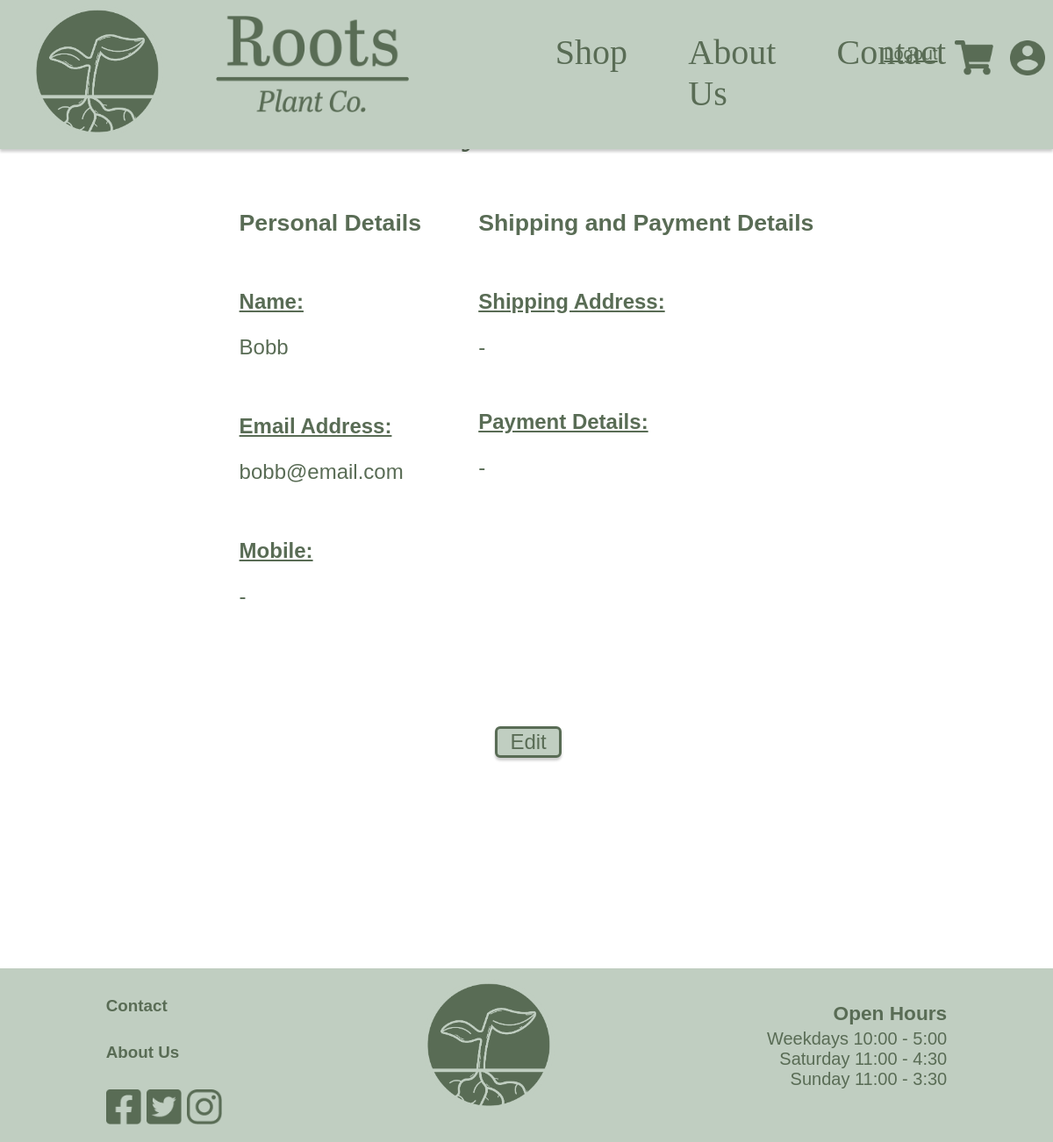
The app's page /accountDetails (signed in), older data.
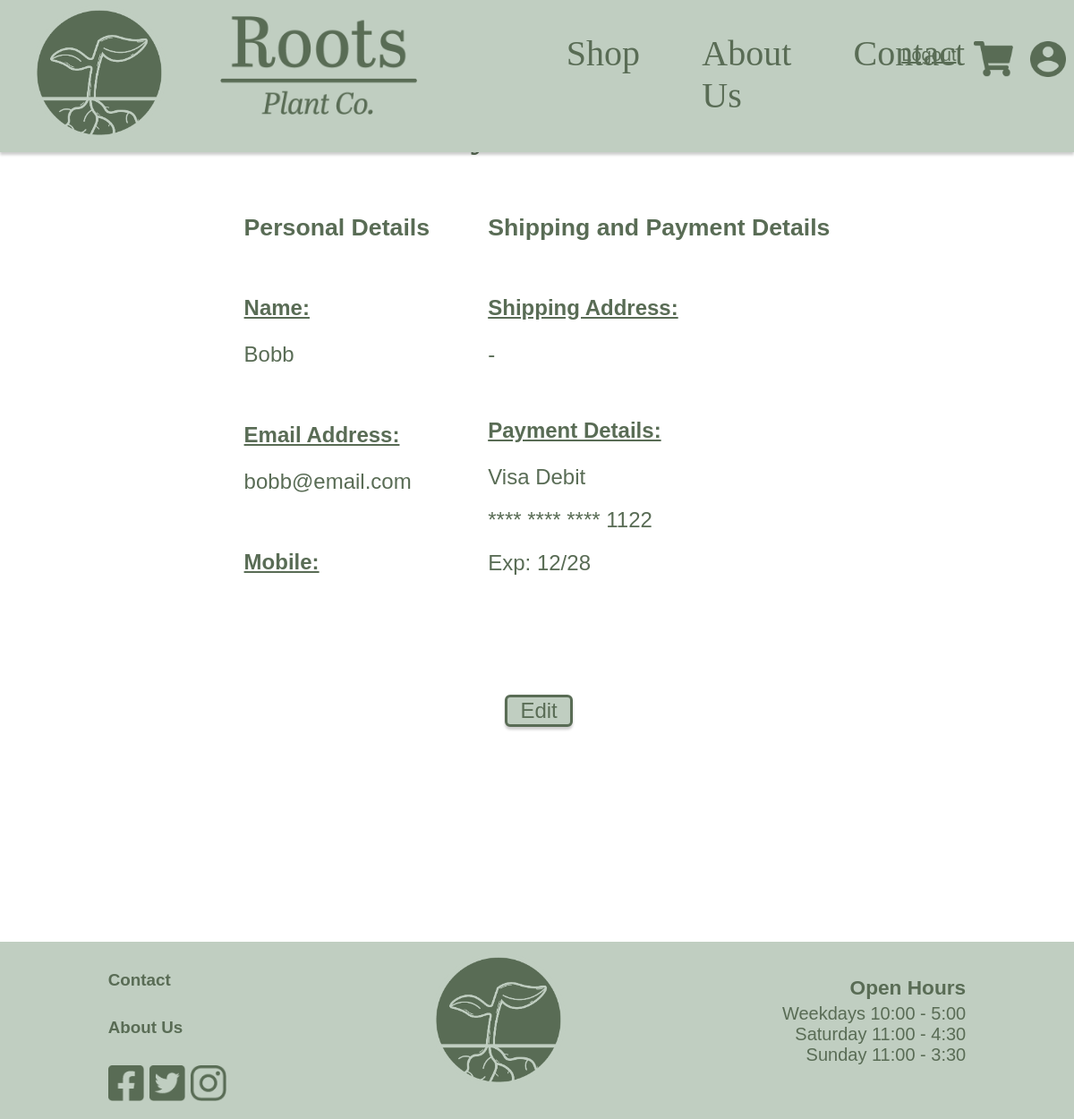
The same page, newer data.
### Website/models.py (models this page shows)
class AccountDetails(db.Model):
    __tablename__ = 'AccountDetails'
    userId = db.Column(db.Integer, db.ForeignKey('user.id'), primary_key=True)
    firstName = db.Column(db.String(150))
    lastName = db.Column(db.String(150), nullable=True)
    email = db.Column(db.String(150), nullable=True)
    mobileNo = db.Column(db.String(15), nullable=True)
    addressHouseNo = db.Column(db.String, nullable=True)
    addressStreetName = db.Column(db.String, nullable=True)
    addressSuburb = db.Column(db.String, nullable=True)
    addressCity = db.Column(db.String, nullable=True)
    addressPostCode = db.Column(db.String, nullable=True)
    paymentCardNo = db.Column(db.String(4), nullable=True)
    paymentCardCvc = db.Column(db.Integer, nullable=True)
    paymentCardExp = db.Column(db.String, nullable=True)
    user = db.relationship('User', backref=db.backref('AccountDetails', uselist=False))

### Website/views.py (the view)
@views.route('/accountDetails')
@login_required
def accountDetails():
    userId = current_user.id
    user = User.query.filter_by(id=userId).first()
    accountDetails = db.session.query(AccountDetails).filter_by(userId=userId).first()
    if accountDetails.paymentCardNo:
        maskedCard = "**** **** **** " + accountDetails.paymentCardNo[-4:]
    else:
        maskedCard = None
    return render_template('accountDetails.html', user=user, accountDetails=accountDetails, maskedCard=maskedCard)

### Website/templates/accountDetails.html (shortened to what this page needs)
{% extends "navBase.html" %}
{% block content %}
    <link rel="stylesheet" href="{{ url_for('static', filename='css/accountDetails.css') }}">
        <h3 class="myAccountHeading" align="center" >My Account</h3>
        <div class="detailsMain">
            <div class="detailsGroupBody">
                <h1>Personal Details</h1>
                <div class="detailsGroup">
                    <p class="detailsFlexLabel">Name:</p>
                    {% if accountDetails.lastName == None or accountDetails.lastName == "None" or accountDetails.lastName == "" %}
                    <h2>{{ accountDetails.firstName }} </h2>
                    {% else %}
                    <h2>{{ accountDetails.firstName }} {{ accountDetails.lastName }}</h2>
                    {% endif %}
                </div>
                <div class="detailsGroup">
                    <p class="detailsFlexLabel">Email Address:</p>
                    <h2>{{ accountDetails.email }} </h2>
                </div>
                <div class="detailsGroup">
                    <p class="detailsFlexLabel">Mobile:</p>
                    {% if accountDetails.mobileNo == None %}
                    <h2> - </h2>
                    {% else %}
                    <h2>{{ accountDetails.mobileNo }} </h2>
                    {% endif %}
                </div>
            </div>
            <div class="detailsGroupBody">
                <h1>Shipping and Payment Details</h1>
                <div class="shipPayGroup">
                    <p class="detailsFlexLabel">Shipping Address:</p>
                    {% if accountDetails.addressHouseNo == None or accountDetails.addressHouseNo == "" %}
                    <h2> - </h2>
                    {% else %}
                    <h2>{{ accountDetails.addressHouseNo }} {{accountDetails.addressStreetName }}, {{accountDetails.addressSuburb }}, {{accountDetails.addressCity }} {{accountDetails.addressPostCode }}</h2>
                    {% endif %}
                </div>
                <div class="shipPayGroup">
                    <p class="detailsFlexLabel">Payment Details:</p>
                    {% if accountDetails.paymentCardNo == None or accountDetails.paymentCardNo == "" %}
                    <h2> - </h2>
                    {% else %}
                    <h2>Visa Debit </h2>
                    <h2>{{ maskedCard }}</h2>
                    <h2>Exp: {{accountDetails.paymentCardExp }}</h2>
                    {% endif %}
                </div>
            </div>
        </div>
        <button type="button" align="center" class="editButton" id="editAccountDetails"><a href="/editAccountDetails">Edit</a></button>
{% endblock %}

Row changes from the older to the newer data that the page shows:
changed AccountDetails "Bobb": paymentCardNo empty → "1234132412341122" (drawn); paymentCardExp (not shown) → "12/28"; mobileNo empty → empty (drawn)
Text that changed along with them:
{{ maskedCard }}: (not shown) → "**** **** **** 1122"
text now shown: "Visa Debit Exp:"
